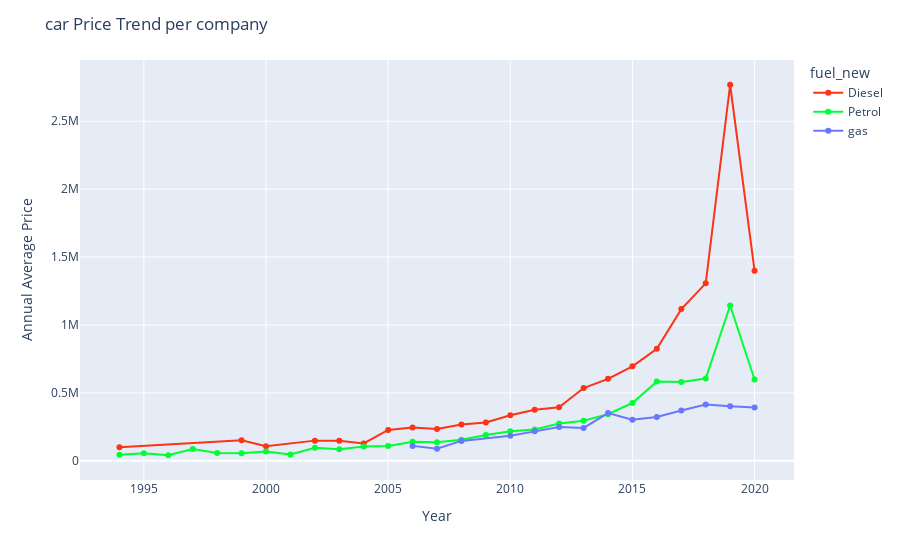

This figure's notebook cell:
### Markdown cell above
Selling Price of cars by Delaership started showing up from around 2002 and was in similar line as that of Individual sellers but we saw a huge spike from around 2015, with the onset of many new esteemed dealership

### Code cell
price_bycompany = cars.groupby(['year', 'fuel_new'])['selling_price'].mean().reset_index(name ='selling_price').round(2)

fig = px.line(price_bycompany
                   ,x='year', y = "selling_price", 
                   color = "fuel_new", color_discrete_sequence=px.colors.qualitative.Light24)
fig.update_traces(mode='markers+lines')
fig.update_layout(
    title="car Price Trend per company",
    xaxis_title="Year",
    yaxis_title="Annual Average Price")
fig.show()

### Figure 1 — Plotly figure (JSON) as saved in the notebook; plotly's stock layout.template omitted (floating-point values rounded to 4 significant figures)
{"data": [{"hovertemplate": "fuel_new=Diesel<br>year=%{x}<br>selling_price=%{y}<extra></extra>", "legendgroup": "Diesel", "line": {"color": "#FD3216", "dash": "solid"}, "marker": {"symbol": "circle"}, "mode": "markers+lines", "name": "Diesel", "orientation": "v", "showlegend": true, "type": "scatter", "x": ["1994-01-01T00:00:00", "1999-01-01T00:00:00", "2000-01-01T00:00:00", "2002-01-01T00:00:00", "2003-01-01T00:00:00", "2004-01-01T00:00:00", "2005-01-01T00:00:00", "2006-01-01T00:00:00", "2007-01-01T00:00:00", "2008-01-01T00:00:00", "2009-01-01T00:00:00", "2010-01-01T00:00:00", "2011-01-01T00:00:00", "2012-01-01T00:00:00", "2013-01-01T00:00:00", "2014-01-01T00:00:00", "2015-01-01T00:00:00", "2016-01-01T00:00:00", "2017-01-01T00:00:00", "2018-01-01T00:00:00", "2019-01-01T00:00:00", "2020-01-01T00:00:00"], "xaxis": "x", "y": [99000, 151700.0, 106700.0, 148700.0, 147800, 128000, 227300.0, 245100.0, 233900.0, 267300.0, 281602, 335300.0, 375200.0, 394900.0, 535600.0, 603300.0, 695800.0, 825000.0, 1117000.0, 1307000.0, 2769000.0, 1400000.0], "yaxis": "y"}, {"hovertemplate": "fuel_new=Petrol<br>year=%{x}<br>selling_price=%{y}<extra></extra>", "legendgroup": "Petrol", "line": {"color": "#00FE35", "dash": "solid"}, "marker": {"symbol": "circle"}, "mode": "markers+lines", "name": "Petrol", "orientation": "v", "showlegend": true, "type": "scatter", "x": ["1994-01-01T00:00:00", "1995-01-01T00:00:00", "1996-01-01T00:00:00", "1997-01-01T00:00:00", "1998-01-01T00:00:00", "1999-01-01T00:00:00", "2000-01-01T00:00:00", "2001-01-01T00:00:00", "2002-01-01T00:00:00", "2003-01-01T00:00:00", "2004-01-01T00:00:00", "2005-01-01T00:00:00", "2006-01-01T00:00:00", "2007-01-01T00:00:00", "2008-01-01T00:00:00", "2009-01-01T00:00:00", "2010-01-01T00:00:00", "2011-01-01T00:00:00", "2012-01-01T00:00:00", "2013-01-01T00:00:00", "2014-01-01T00:00:00", "2015-01-01T00:00:00", "2016-01-01T00:00:00", "2017-01-01T00:00:00", "2018-01-01T00:00:00", "2019-01-01T00:00:00", "2020-01-01T00:00:00"], "xaxis": "x", "y": [45000, 55000, 41000, 86111, 57890.0, 56550.0, 68910.0, 46500, 95375, 84450.0, 104900.0, 109700.0, 139800.0, 136900.0, 155900.0, 189900.0, 217400.0, 230300.0, 275000.0, 295100.0, 343400.0, 425400.0, 583300.0, 580800.0, 606000.0, 1144000.0, 598800.0], "yaxis": "y"}, {"hovertemplate": "fuel_new=gas<br>year=%{x}<br>selling_price=%{y}<extra></extra>", "legendgroup": "gas", "line": {"color": "#6A76FC", "dash": "solid"}, "marker": {"symbol": "circle"}, "mode": "markers+lines", "name": "gas", "orientation": "v", "showlegend": true, "type": "scatter", "x": ["2006-01-01T00:00:00", "2007-01-01T00:00:00", "2008-01-01T00:00:00", "2010-01-01T00:00:00", "2011-01-01T00:00:00", "2012-01-01T00:00:00", "2013-01-01T00:00:00", "2014-01-01T00:00:00", "2015-01-01T00:00:00", "2016-01-01T00:00:00", "2017-01-01T00:00:00", "2018-01-01T00:00:00", "2019-01-01T00:00:00", "2020-01-01T00:00:00"], "xaxis": "x", "y": [110000, 88750, 146750, 184200.0, 216875, 249700.0, 241800, 351250, 302500, 323300.0, 371100.0, 415000.0, 401700.0, 393000.0], "yaxis": "y"}], "layout": {"legend": {"title": {"text": "fuel_new"}, "tracegroupgap": 0}, "margin": {"t": 60}, "title": {"text": "car Price Trend per company"}, "xaxis": {"anchor": "y", "domain": [0, 1], "title": {"text": "Year"}}, "yaxis": {"anchor": "x", "domain": [0, 1], "title": {"text": "Annual Average Price"}}}}
